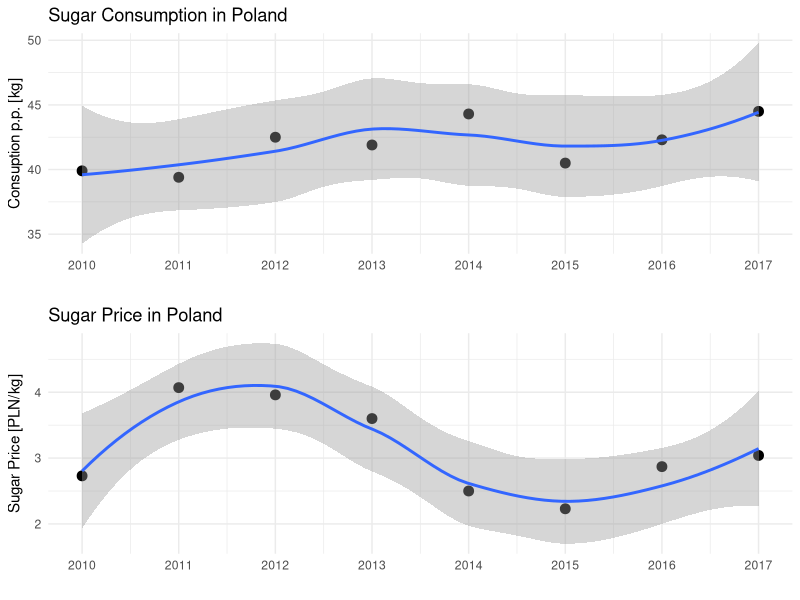

The R source for this figure:
## ---- chunk 1
library(ggplot2)
# install.packages("devtools")
# devtools::install_github("thomasp85/patchwork")
library(gridExtra)
## ---- chunk 2
years = 2010:2017
consumption = c(39.9, 39.4, 42.5, 41.9, 44.3, 40.5, 42.3, 44.5)
sugar_price = c(2.73, 4.07, 3.96, 3.60, 2.50, 2.23, 2.87, 3.04)
sugar_in_Poland = data.frame(years,
                             consumption,
                             sugar_price)
axis.x <- scale_x_continuous(breaks = years)
p2 <- ggplot(sugar_in_Poland, aes(x = years, y = sugar_price)) +
  ggtitle("Sugar Price in Poland") +
  axis.x +
  geom_point(size = 3) + geom_smooth(method = "loess", formula = y ~ x) +
  xlab("") +
  ylab("Sugar Price [PLN/kg]") + theme_minimal() 
p1 <- ggplot(sugar_in_Poland, aes(x = years, y = consumption)) +
  ggtitle("Sugar Consumption in Poland") +
  axis.x +
  geom_point(size = 3) + geom_smooth(method = "loess", formula = y ~ x) +
  xlab("") +
  ylab("Consuption p.p. [kg]") + theme_minimal() 
p1 <- ggplotGrob(p1)
p2 <- ggplotGrob(p2)
p2$widths <- p1$widths
grid.arrange(p1, p2, ncol=1, heights = c(1, 1))
